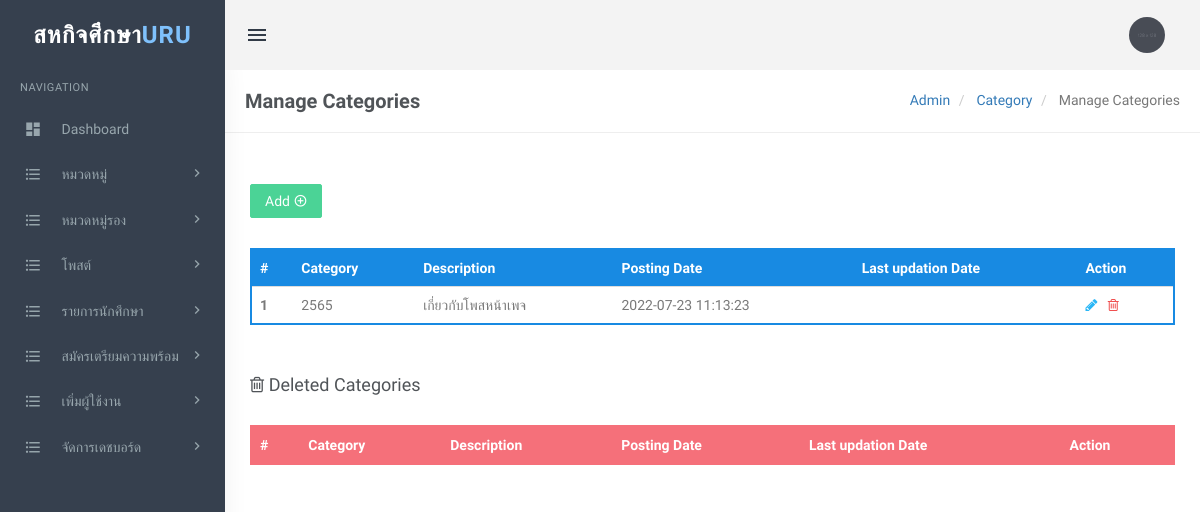
The app's page /admin/manage-categories.php (signed in) with its own data.
### tables this page shows
CREATE TABLE `tblcategory` (
  `id` int(11) NOT NULL,
  `CategoryName` varchar(200) DEFAULT NULL,
  `Description` mediumtext DEFAULT NULL,
  `PostingDate` timestamp NULL DEFAULT current_timestamp(),
  `UpdationDate` timestamp NULL DEFAULT NULL,
  `Is_Active` int(1) DEFAULT NULL
);

### admin/manage-categories.php (the view, shortened to what this page needs)
<?php
include('includes/config.php');
if(strlen($_SESSION['login'])==0)
  {
header('location:index.php');
}
else{
?>
<!DOCTYPE html>
<html lang="en">
    <head>
        <link href="assets/css/bootstrap.min.css" rel="stylesheet" type="text/css" />
        <link href="assets/css/core.css" rel="stylesheet" type="text/css" />
        <link href="assets/css/components.css" rel="stylesheet" type="text/css" />
        <link href="assets/css/icons.css" rel="stylesheet" type="text/css" />
        <link href="assets/css/pages.css" rel="stylesheet" type="text/css" />
        <link href="assets/css/menu.css" rel="stylesheet" type="text/css" />
        <link href="assets/css/responsive.css" rel="stylesheet" type="text/css" />
		<link rel="stylesheet" href="../plugins/switchery/switchery.min.css">
    </head>
    <body class="fixed-left">
        <div id="wrapper">
<?php include('includes/topheader.php');?>
<?php include('includes/leftsidebar.php');?>
            <div class="content-page">
                <div class="content">
                    <div class="container">
                        <div class="row">
							<div class="col-xs-12">
								<div class="page-title-box">
                                    <h4 class="page-title">Manage Categories</h4>
                                    <ol class="breadcrumb p-0 m-0">
                                        <li>
                                            <a href="#">Admin</a>
                                        </li>
                                        <li>
                                            <a href="#">Category </a>
                                        </li>
                                        <li class="active">
                                           Manage Categories
                                        </li>
                                    </ol>
                                    <div class="clearfix"></div>
                                </div>
							</div>
						</div>
<div class="row">
<div class="col-sm-6">
</div>
                                    <div class="row">
										<div class="col-md-12">
											<div class="demo-box m-t-20">
<div class="m-b-30">
<a href="add-category.php">
<button id="addToTable" class="btn btn-success waves-effect waves-light">Add <i class="mdi mdi-plus-circle-outline" ></i></button>
</a>
 </div>
												<div class="table-responsive">
                                                    <table class="table m-0 table-colored-bordered table-bordered-primary">
                                                        <thead>
                                                            <tr>
                                                                <th>#</th>
                                                                <th> Category</th>
                                                                <th>Description</th>
                                                                <th>Posting Date</th>
                                                                  <th>Last updation Date</th>
                                                                <th>Action</th>
                                                            </tr>
                                                        </thead>
                                                        <tbody>
<?php
$query=mysqli_query($con,"Select id,CategoryName,Description,PostingDate,UpdationDate from  tblcategory where Is_Active=1");
$cnt=1;
while($row=mysqli_fetch_array($query))
{
?>
 <tr>
<th scope="row"><?php echo htmlentities($cnt);?></th>
<td><?php echo htmlentities($row['CategoryName']);?></td>
<td><?php echo htmlentities($row['Description']);?></td>
<td><?php echo htmlentities($row['PostingDate']);?></td>
<td><?php echo htmlentities($row['UpdationDate']);?></td>
<td><a href="edit-category.php?cid=<?php echo htmlentities($row['id']);?>"><i class="fa fa-pencil" style="color: #29b6f6;"></i></a>
	&nbsp;<a href="manage-categories.php?rid=<?php echo htmlentities($row['id']);?>&&action=del"> <i class="fa fa-trash-o" style="color: #f05050"></i></a> </td>
</tr>
<?php
$cnt++;
 } ?>
</tbody>
                                                    </table>
                                                </div>
											</div>
										</div>
									</div>
<div class="row">
<div class="col-md-12">
<div class="demo-box m-t-20">
<div class="m-b-30">
 <h4><i class="fa fa-trash-o" ></i> Deleted Categories</h4>
 </div>
<div class="table-responsive">
<table class="table m-0 table-colored-bordered table-bordered-danger">
                                                        <thead>
                                                            <tr>
                                                                <th>#</th>
                                                                <th> Category</th>
                                                                <th>Description</th>
                                                                <th>Posting Date</th>
                                                                  <th>Last updation Date</th>
                                                                <th>Action</th>
                                                            </tr>
                                                        </thead>
                                                    </table>
                                                </div>
											</div>
										</div>
									</div>
                    </div>
                </div>
            </div>
        </div>
    </body>
</html>
<?php } ?>

### admin/assets/css/core.css (style rules this page uses)
body { font-family: 'Varela Round', sans-serif; margin: 0; padding-bottom: 60px; overflow-x: hidden; color: #797979; }
html { position: relative; min-height: 100%; }
.h1, .h2, .h3, .h4, .h5, .h6, h1, h2, h3, h4, h5, h6 { color: #505458; font-family: 'Hind Madurai', sans-serif; margin: 10px 0; }
* { outline: none !important; }
.container { width: auto; }
#wrapper { height: 100%; overflow: hidden; width: 100%; }
.p-0 { padding: 0 !important; }
.m-0 { margin: 0 !important; }
.m-t-20 { margin-top: 20px !important; }
.m-b-30 { margin-bottom: 30px !important; }
.row { margin-right: -10px; margin-left: -10px; }
.col-lg-1, .col-lg-10, .col-lg-11, .col-lg-12, .col-lg-2, .col-lg-3, .col-lg-4, .col-lg-5, .col-lg-6, .col-lg-7, .col-lg-8, .col-lg-9, .col-md-1, .col-md-10, .col-md-11, .col-md-12, .col-md-2, .col-md-3, .col-md-4, .col-md-5, .col-md-6, .col-md-7, .col-md-8, .col-md-9, .col-sm-1, .col-sm-10, .col-sm-11, .col-sm-12, .col-sm-2, .col-sm-3, .col-sm-4, .col-sm-5, .col-sm-6, .col-sm-7, .col-sm-8, .col-sm-9, .col-xs-1, .col-xs-10, .col-xs-11, .col-xs-12, .col-xs-2, .col-xs-3, .col-xs-4, .col-xs-5, .col-xs-6, .col-xs-7, .col-xs-8, .col-xs-9 { padding-left: 10px; padding-right: 10px; }
.breadcrumb { background-color: transparent; margin-bottom: 15px; padding-top: 10px; padding-left: 0; }
.waves-effect { position: relative; cursor: pointer; display: inline-block; overflow: hidden; -webkit-user-select: none; -moz-user-select: none; -ms-user-select: none; user-select: none; -webkit-tap-highlight-color: transparent; vertical-align: middle; z-index: 1; will-change: opacity, transform; -webkit-transition: all 0.3s ease-out; -moz-transition: all 0.3s ease-out; -o-transition: all 0.3s ease-out; -ms-transition: all 0.3s ease-out; transition: all 0.3s ease-out; }
.demo-box { padding: 10px 15px; }

### admin/assets/css/menu.css (style rules this page uses)
.content-page { margin-left: 225px; overflow: hidden; }
.content-page .content { padding: 0 5px 10px 5px; margin-top: 70px; }
.page-title { font-size: 20px; margin-bottom: 0; margin-top: 0; font-weight: 600; }
.page-title-box { padding: 20px; border-bottom: 1px solid #eee; margin: 0 -20px 20px -20px; }
.page-title-box .page-title { margin-bottom: 0; float: left; }
.page-title-box .breadcrumb { float: right; background-color: transparent !important; }

### records on screen
tblcategory: CategoryName "2565", Description "เกี่ยวกับโพสหน้าเพจ", PostingDate "2022-07-23 11:13:23"
